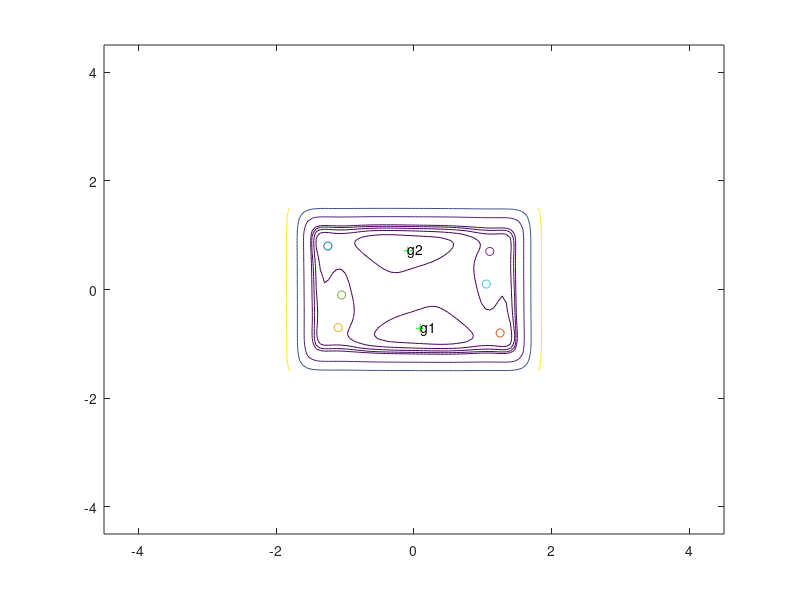

This figure's MATLAB source:
function rcont1()
% rcont1()
% Contour for the Six Hump Camel Back Function for optimization with
%    1. strict restrictions: x must be in the interval [-4.5 4.5];
%    2. not-strict restrictions which are described by a system 
%       of inequalities: x(1) must be in the interval [-2.5 -1.5]
%                        x(2) must be in the interval [-2.5 -1.5] .
%
% Here the starting point of optimization is not in the given region of
% the two-dimensional space. That means restrictions are not satisfied by
% the starting population. However we can achieve the same results as in
% the case the starting population is in the given region.
%
%
% See also:  ROFUN1.M

% All Rights Reserved, 
% Revision 3.0, Oct. 1996
% Evolution Strategy Toolbox 1993-96
% To Thanh Binh University of Magdeburg Germany



hold off

xx = [-2.5:0.06:2.5]';
yy = [-1.5:0.06:1.5]';
[x1,y1]=meshgrid(xx',yy');
meshd =4*(x1.*x1).^2-2.1*(x1.*x1).^4+((x1.*x1).^6)/3+x1.*y1-4*(y1.*y1).^2+...
       4*(y1.*y1).^4+1.1 ;
contour(xx,yy,meshd,[1:2:10,30, 80, 300])
hold on
plot(-1.25,.8,'o');plot(1.25,-.8,'o');plot(-1.1,-.7,'o');plot(1.1,.7,'o');
plot(-1.05,-.1,'o');plot(1.05,.1,'o');
plot(.0898,-.7126,'g+',-.0898,.7126,'g+')
text(.0898,-.7126 ,'g1');text(-.0898,.7126 ,'g2');
set(gca,'Xlim',[-4.5 4.5],'Ylim', [-4.5 4.5],'clipping','on')
